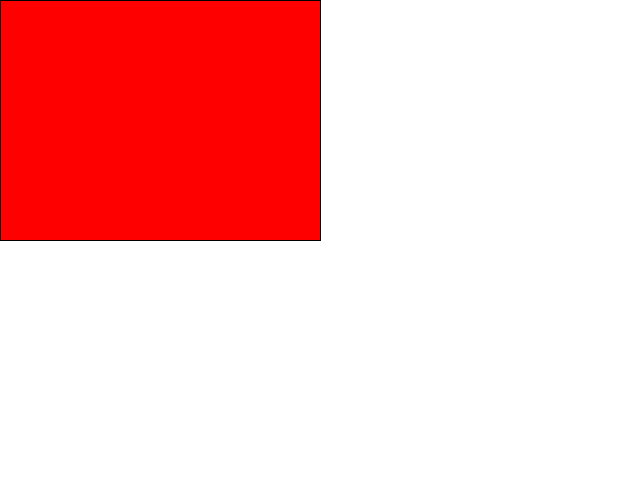
Frame 1 (no input)
Frame 60 (the mouse pressed at the canvas centre just before this capture): identical to frame 1, image omitted
Frame 120 (the mouse held since frame 60 and released just before this capture): blank canvas, image omitted

The Processing sketch that drew this single still picture (run headless with seeded random() and noise(); from frame 60 on, the mouse is pressed at the canvas centre):

// Processing sketch: processing_187110
// ── processing_187110.pde

//original author: Su Hyum Nam
//tweak assignment Dani licata


void setup(){
  size (640,480);

}

void draw() {
  background (255);
  // and && or||
  

  if (mouseX < width/2 && mouseY< height/2){
    fill (255,0,0);
    rect (0,0,width/2, height/2);
  }
  
if (mouseX < width/2 && mouseY > height/2){
    fill (255,0,0);
    rect (0,height/2,width/2, height/2);
}
 if (mouseX > width/2 && mouseY < height/2){
    fill (255,0,0);
    rect (width/2,0,width/2, height/2);
 }
 if (mouseX > width/2 && mouseY > height/2){
    fill (255,0,0);
    rect (width/2,height/2,width/2, height/2);
  }
}
